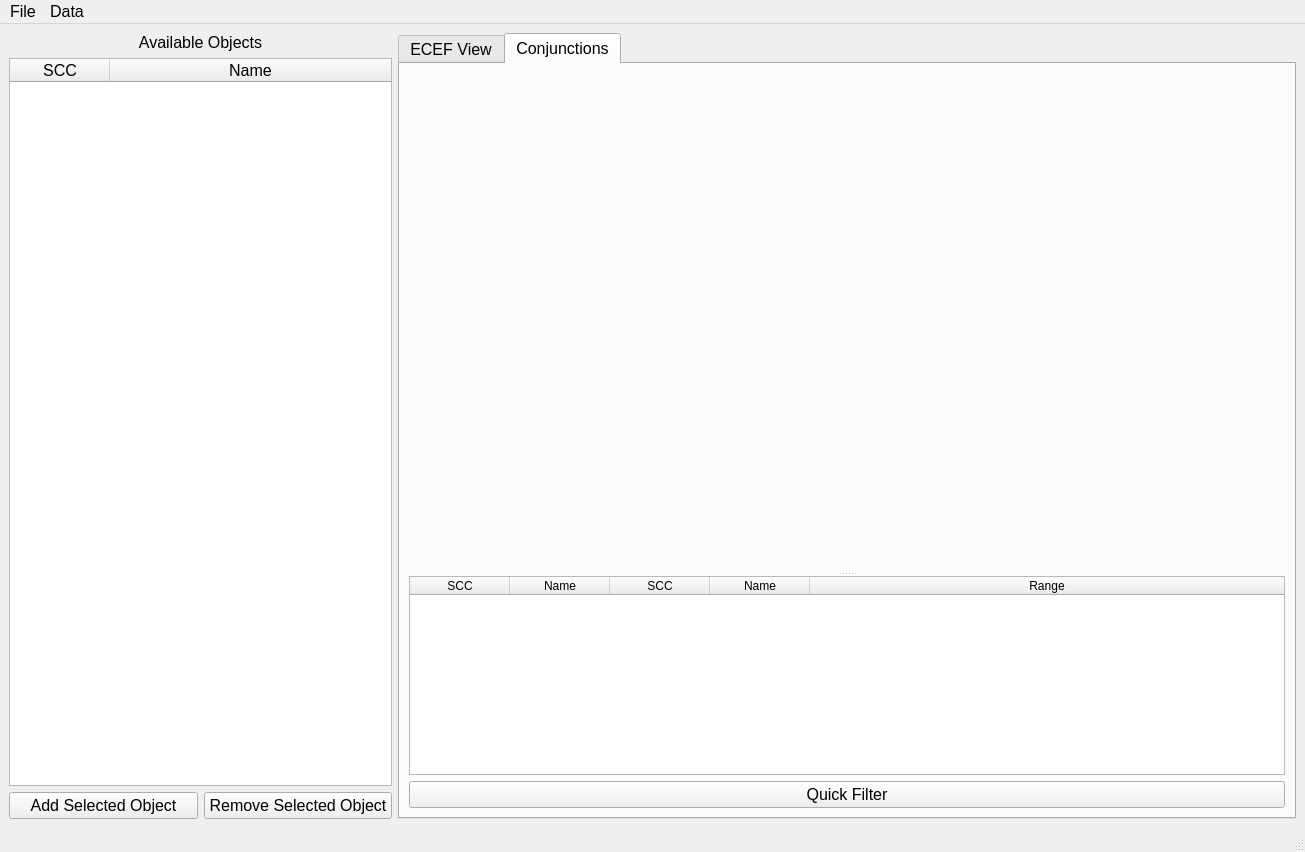
<?xml version="1.0" encoding="UTF-8"?>
<ui version="4.0">
 <class>MainWindow</class>
 <widget class="QMainWindow" name="MainWindow">
  <property name="geometry">
   <rect>
    <x>0</x>
    <y>0</y>
    <width>1305</width>
    <height>852</height>
   </rect>
  </property>
  <property name="font">
   <font>
    <pointsize>12</pointsize>
   </font>
  </property>
  <property name="windowTitle">
   <string>OpenSpace GUI</string>
  </property>
  <widget class="QWidget" name="centralwidget">
   <layout class="QGridLayout" name="gridLayout_2">
    <item row="0" column="0">
     <layout class="QVBoxLayout" name="verticalLayout">
      <item>
       <layout class="QVBoxLayout" name="verticalLayout_2">
        <item>
         <widget class="QLabel" name="label">
          <property name="text">
           <string>Available Objects</string>
          </property>
          <property name="alignment">
           <set>Qt::AlignCenter</set>
          </property>
         </widget>
        </item>
        <item>
         <widget class="QTableWidget" name="available_sccs_table">
          <property name="maximumSize">
           <size>
            <width>383</width>
            <height>16777215</height>
           </size>
          </property>
          <property name="editTriggers">
           <set>QAbstractItemView::NoEditTriggers</set>
          </property>
          <attribute name="horizontalHeaderStretchLastSection">
           <bool>true</bool>
          </attribute>
          <attribute name="verticalHeaderVisible">
           <bool>false</bool>
          </attribute>
          <column>
           <property name="text">
            <string>SCC</string>
           </property>
          </column>
          <column>
           <property name="text">
            <string>Name</string>
           </property>
          </column>
         </widget>
        </item>
       </layout>
      </item>
      <item>
       <layout class="QHBoxLayout" name="horizontalLayout">
        <item>
         <widget class="QPushButton" name="add_object_button">
          <property name="text">
           <string>Add Selected Object</string>
          </property>
         </widget>
        </item>
        <item>
         <widget class="QPushButton" name="remove_object_button">
          <property name="text">
           <string>Remove Selected Object</string>
          </property>
         </widget>
        </item>
       </layout>
      </item>
     </layout>
    </item>
    <item row="0" column="1">
     <widget class="QTabWidget" name="tabWidget">
      <property name="currentIndex">
       <number>1</number>
      </property>
      <widget class="QWidget" name="tab">
       <attribute name="title">
        <string>ECEF View</string>
       </attribute>
       <layout class="QGridLayout" name="gridLayout">
        <item row="0" column="0">
         <widget class="PlotWidget" name="rel_geo_plot" native="true">
          <property name="sizePolicy">
           <sizepolicy hsizetype="Expanding" vsizetype="Expanding">
            <horstretch>0</horstretch>
            <verstretch>0</verstretch>
           </sizepolicy>
          </property>
          <property name="minimumSize">
           <size>
            <width>1</width>
            <height>0</height>
           </size>
          </property>
         </widget>
        </item>
       </layout>
      </widget>
      <widget class="QWidget" name="tab_2">
       <attribute name="title">
        <string>Conjunctions</string>
       </attribute>
       <layout class="QGridLayout" name="gridLayout_3">
        <item row="0" column="0">
         <widget class="QSplitter" name="splitter">
          <property name="orientation">
           <enum>Qt::Vertical</enum>
          </property>
          <widget class="PlotWidget" name="ca_plot" native="true">
           <property name="minimumSize">
            <size>
             <width>581</width>
             <height>481</height>
            </size>
           </property>
          </widget>
          <widget class="QTableWidget" name="ca_table">
           <property name="editTriggers">
            <set>QAbstractItemView::NoEditTriggers</set>
           </property>
           <attribute name="horizontalHeaderStretchLastSection">
            <bool>true</bool>
           </attribute>
           <attribute name="verticalHeaderVisible">
            <bool>false</bool>
           </attribute>
           <column>
            <property name="text">
             <string>SCC</string>
            </property>
           </column>
           <column>
            <property name="text">
             <string>Name</string>
            </property>
           </column>
           <column>
            <property name="text">
             <string>SCC</string>
            </property>
           </column>
           <column>
            <property name="text">
             <string>Name</string>
            </property>
           </column>
           <column>
            <property name="text">
             <string>Range</string>
            </property>
           </column>
          </widget>
         </widget>
        </item>
        <item row="1" column="0">
         <widget class="QPushButton" name="ca_button">
          <property name="text">
           <string>Quick Filter</string>
          </property>
         </widget>
        </item>
       </layout>
      </widget>
     </widget>
    </item>
   </layout>
  </widget>
  <widget class="QMenuBar" name="menubar">
   <property name="geometry">
    <rect>
     <x>0</x>
     <y>0</y>
     <width>1305</width>
     <height>24</height>
    </rect>
   </property>
   <widget class="QMenu" name="menuFile">
    <property name="title">
     <string>File</string>
    </property>
    <widget class="QMenu" name="menuLoad">
     <property name="title">
      <string>Load</string>
     </property>
     <widget class="QMenu" name="menuLatest_TLEs">
      <property name="title">
       <string>Latest TLEs</string>
      </property>
      <addaction name="load_active_geo_action"/>
     </widget>
     <addaction name="menuLatest_TLEs"/>
    </widget>
    <addaction name="menuLoad"/>
   </widget>
   <widget class="QMenu" name="menuData">
    <property name="title">
     <string>Data</string>
    </property>
    <widget class="QMenu" name="menuDownload">
     <property name="title">
      <string>Download</string>
     </property>
     <widget class="QMenu" name="menuLatest_TLEs_2">
      <property name="title">
       <string>Latest TLEs</string>
      </property>
      <addaction name="download_active_geo"/>
     </widget>
     <addaction name="menuLatest_TLEs_2"/>
    </widget>
    <addaction name="menuDownload"/>
   </widget>
   <addaction name="menuFile"/>
   <addaction name="menuData"/>
  </widget>
  <widget class="QStatusBar" name="statusbar"/>
  <action name="load_active_geo_action">
   <property name="text">
    <string>Active GEO</string>
   </property>
  </action>
  <action name="download_active_geo">
   <property name="text">
    <string>Active GEO</string>
   </property>
  </action>
 </widget>
 <customwidgets>
  <customwidget>
   <class>PlotWidget</class>
   <extends>QWidget</extends>
   <header>pyqtgraph</header>
   <container>1</container>
  </customwidget>
 </customwidgets>
 <resources/>
 <connections/>
</ui>
